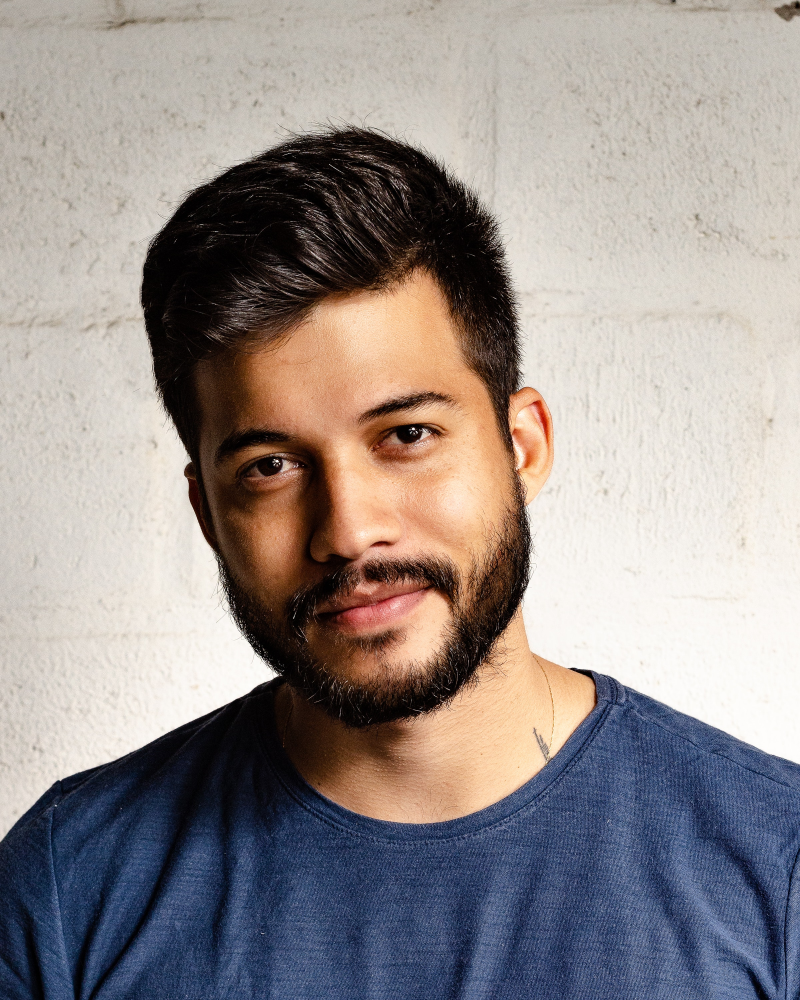
//> input picture img2.jpg, 2400 x 3000 px (shown at 1/3 size)
$ ./s1091433_hw3 img2.jpg   (built with g++ and OpenCV 4)
//> lines starting //> are read from the running program, lines starting //| are printed output that depends on the picture
#include <iostream>
#include <opencv2/imgcodecs.hpp>
#include <opencv2/imgproc.hpp>
#include <opencv2/highgui.hpp>

using namespace cv;
using namespace std;

void fftshift(const Mat& inputImg, Mat& outputImg);
void calcPSD(const Mat& inputImg, Mat& outputImg, int flag = 0);// calculates power spectrum density of an image
Mat showspec(Mat I);
Mat shift(Mat img);

int main(int argc, char**argv)
{
    Mat imgIn = imread(argv[1], IMREAD_GRAYSCALE);
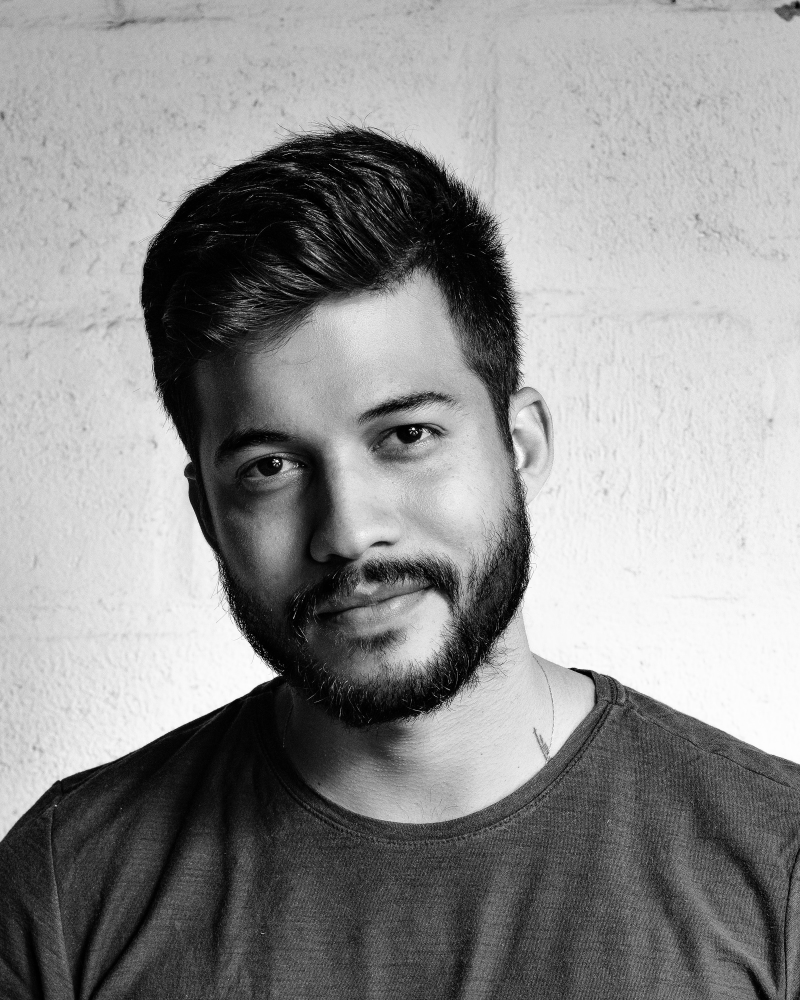
//> imgIn: 3000 rows x 2400 cols, CV_8UC1 (shown at 1/3 size); min 0, max 255, mean 144.1
    if (imgIn.empty())
    {
        cout << "ERROR : Image cannot be loaded..!!" << endl;
        return -1;
    }
    resize(imgIn, imgIn, Size(imgIn.cols / 2, imgIn.rows / 2));
//> imgIn: 1500 rows x 1200 cols, CV_8UC1
    imshow("input", imgIn);
    imgIn.convertTo(imgIn, CV_32F);
//> imgIn: 1500 rows x 1200 cols, CV_32FC1

    Rect roi = Rect(0, 0, imgIn.cols & -2, imgIn.rows & -2);
//> roi = Rect(0, 0, 1200, 1500)
    imgIn = imgIn(roi);

    Mat imgPSD;
    calcPSD(imgIn, imgPSD);
    fftshift(imgPSD, imgPSD);
    normalize(imgPSD, imgPSD, 0, 255, NORM_MINMAX);
    Mat spec = showspec(imgIn);
    imshow("spec", spec);

    waitKey(0);
    return 0;
}

void fftshift(const Mat& inputImg, Mat& outputImg)
{
    outputImg = inputImg.clone();
    int cx = outputImg.cols / 2;
    int cy = outputImg.rows / 2;

    // 做象限對調(1->4, 2->3)
    Mat q0(outputImg, Rect(0, 0, cx, cy));
    Mat q1(outputImg, Rect(cx, 0, cx, cy));
    Mat q2(outputImg, Rect(0, cy, cx, cy));
    Mat q3(outputImg, Rect(cx, cy, cx, cy));
    Mat tmp;
    q0.copyTo(tmp);
    q3.copyTo(q0);
    tmp.copyTo(q3);
    q1.copyTo(tmp);
    q2.copyTo(q1);
    tmp.copyTo(q2);
}

void calcPSD(const Mat& inputImg, Mat& outputImg, int flag)
{
//> called with flag = 0
    // 取 PSD(power spectrum density) 跟相位, 然後做 idft 轉換回來
    Mat planes[2] = { Mat_<float>(inputImg.clone()), Mat::zeros(inputImg.size(), CV_32F) };
//> planes[1]: 1500 rows x 1200 cols, CV_32FC1; every value is 0
    Mat complexI;
    merge(planes, 2, complexI);
    dft(complexI, complexI);
    split(complexI, planes);

    planes[0].at<float>(0) = 0;
//> planes[0]: 1500 rows x 1200 cols, CV_32FC1; min -31081644, max 32471948, mean 23.8
    planes[1].at<float>(0) = 0;

    Mat imgPSD, imgPhase;
    magnitude(planes[0], planes[1], imgPSD);
    phase(planes[0], planes[1], imgPhase);
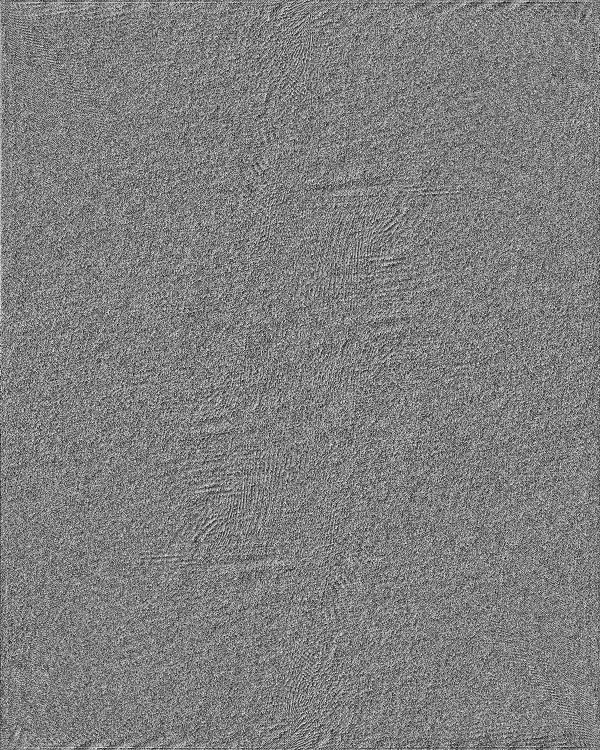
//> imgPhase: 1500 rows x 1200 cols, CV_32FC1 (shown at 1/2 size); min 0, max 6.28, mean 3.14; drawn with min black and max white
    pow(imgPSD, 2, imgPSD);
    outputImg = imgPSD;
    log(imgPhase, imgPhase);
    imshow("phase", imgPhase);
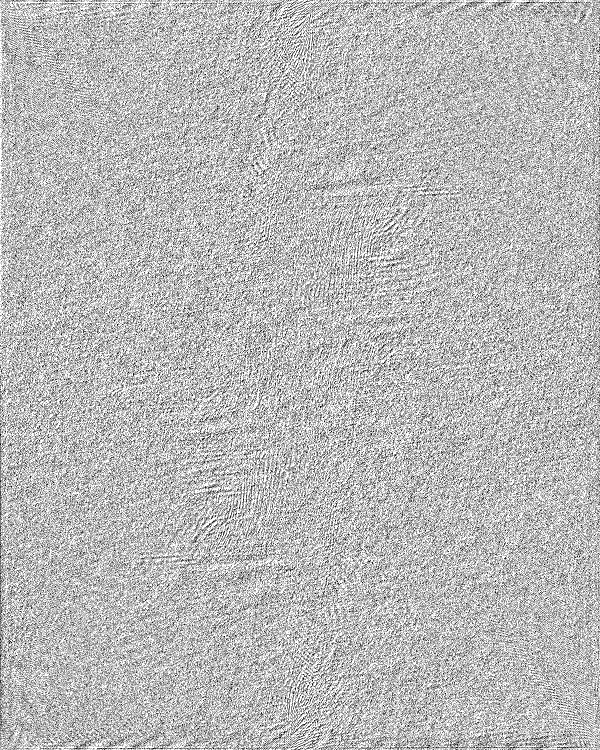
//> window 'phase': 1500 rows x 1200 cols, CV_8UC1 (shown at 1/2 size); min 0, max 255, mean 185.2

    Mat ifft, out;
    Mat planesidft[2] = { Mat_<float>(inputImg.clone()), Mat::zeros(inputImg.size(), CV_32F) };
    planesidft[0].at<float>(0) = 0;
//> planesidft[0]: 1500 rows x 1200 cols, CV_32FC1; min 0, max 255, mean 144.2
    planesidft[1].at<float>(0) = 0;
    idft(complexI, ifft);
    split(ifft, planesidft);
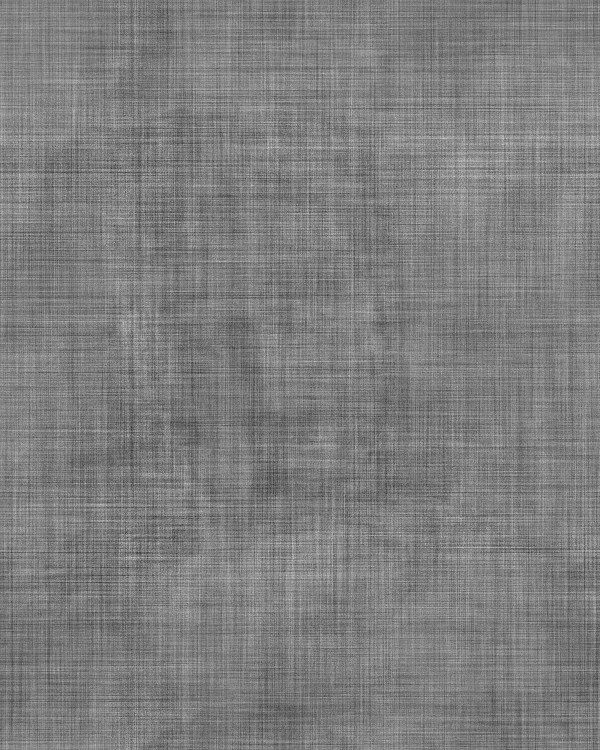
//> planesidft[1]: 1500 rows x 1200 cols, CV_32FC1 (shown at 1/2 size); min -112.2, max 114.2, mean 0; drawn with min black and max white
    out = planesidft[0];
    normalize(out, out, 0, 1, NORM_MINMAX);
    imshow("idft", out);
    if (flag)
    {
        Mat imglogPSD;
        imglogPSD = imgPSD + Scalar::all(1);
        log(imglogPSD, imglogPSD);
        outputImg = imglogPSD;
    }
}
Mat showspec(Mat I) {
    Mat padded;
    // 轉換成易計算的大小
    int m = getOptimalDFTSize(I.rows);
//> m = 1500
    int n = getOptimalDFTSize(I.cols);
//> n = 1200
    // 多出來的補0
    copyMakeBorder(I, padded, 0, m - I.rows, 0, n - I.cols, BORDER_CONSTANT, Scalar::all(0));
    // 把兩個通道合併做dft
    Mat planes[] = { Mat_<float>(padded), Mat::zeros(padded.size(), CV_32F) };
    Mat complexI;
    merge(planes, 2, complexI);
    dft(complexI, complexI);
    // planes[0] = Re(DFT(I), planes[1] = Im(DFT(I))
    split(complexI, planes);
    Mat transform_image_real = planes[0];
    Mat transform_image_imag = planes[1];
    Mat magI;
    // 取幅值大小
    magnitude(planes[0], planes[1], magI);

    // 取對數讓值的範圍小一點
    magI += Scalar::all(1);
    log(magI, magI);
    magI = magI(Rect(0, 0, magI.cols & -2, magI.rows & -2));
    // 做位移然後 normalize 到正常範圍內
    shift(magI);
    normalize(magI, magI, 0, 1, NORM_MINMAX);
    return magI;
}
Mat shift(Mat img) {
    int row = img.rows / 2;
//> row = 750
    int col = img.cols / 2;
//> col = 600

    // 做象限對調(1->4, 2->3)
    Mat q1(img, Rect(0, 0, col, row));
    Mat q2(img, Rect(col, 0, col, row));
    Mat q3(img, Rect(0, row, col, row));
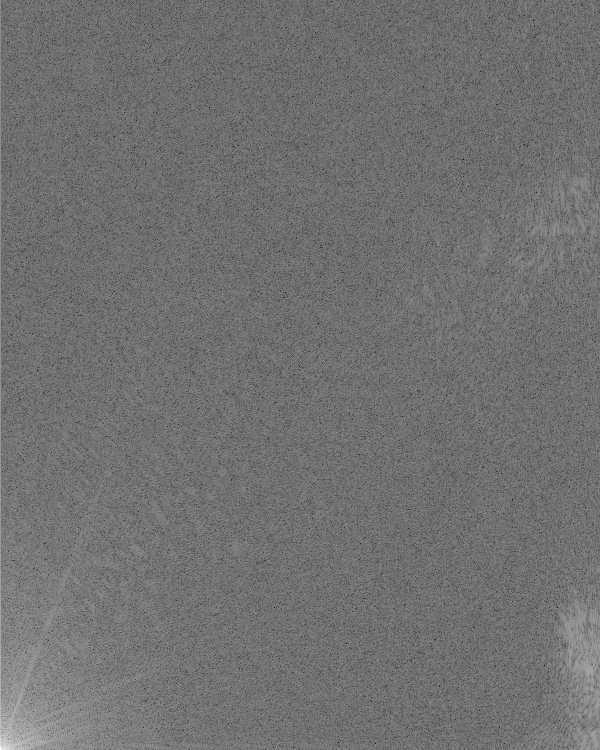
//> q3: 750 rows x 600 cols, CV_32FC1; min 3.44, max 17.41, mean 9.63; drawn with min black and max white
    Mat q4(img, Rect(col, row, col, row));
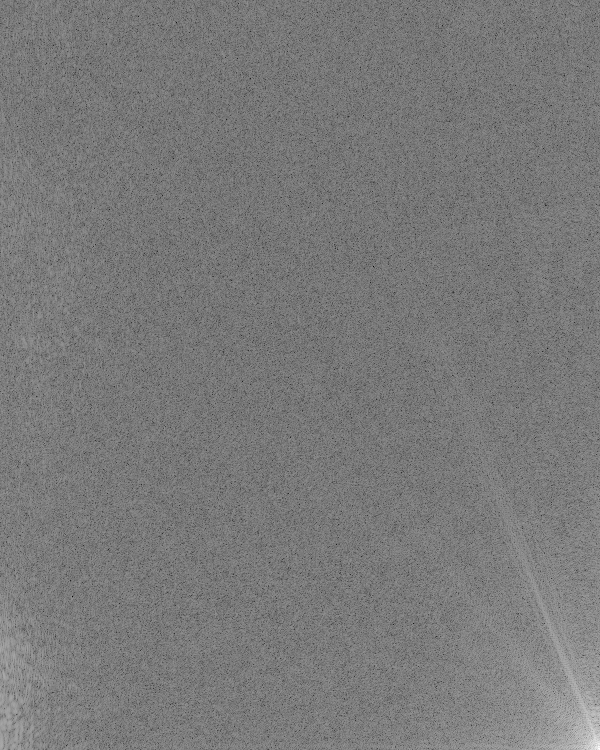
//> q4: 750 rows x 600 cols, CV_32FC1; min 2.91, max 16.73, mean 9.52; drawn with min black and max white
    Mat tmp;
    q1.copyTo(tmp);
    q4.copyTo(q1);
    tmp.copyTo(q4);

    q3.copyTo(tmp);
    q2.copyTo(q3);
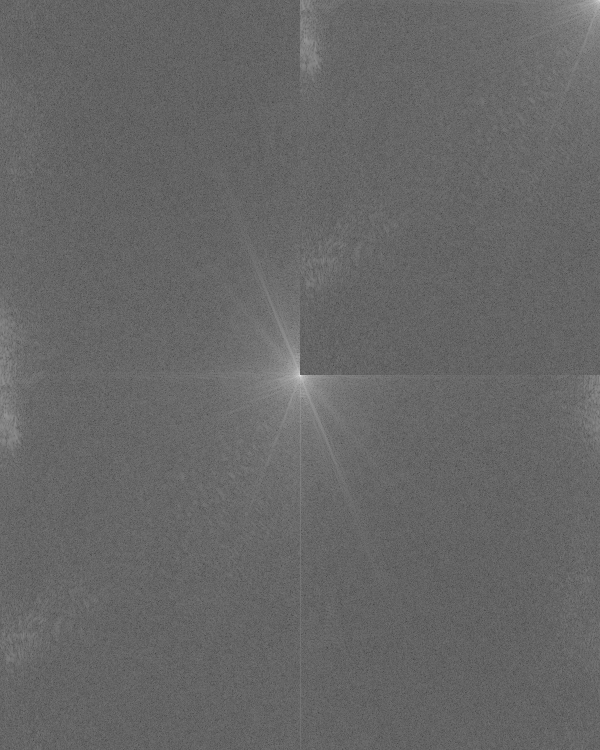
//> img: 1500 rows x 1200 cols, CV_32FC1 (shown at 1/2 size); min 2.91, max 19.37, mean 9.57; drawn with min black and max white
    tmp.copyTo(q2);
    return img;
}

$ run again, on fig.jpg
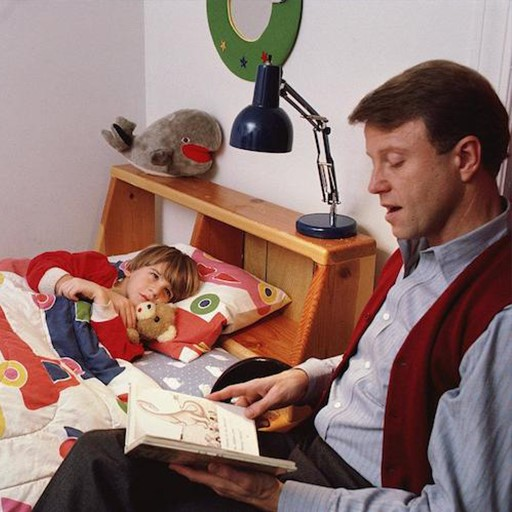
//> input picture fig.jpg, 512 x 512 px
//> in calcPSD, `planes[0].at<float>(0) = 0;`:
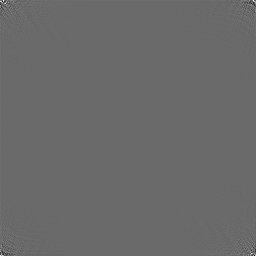
//> planes[0]: 256 rows x 256 cols, CV_32FC1; min -380016.8, max 531410.5, mean 54; drawn with min black and max white
//> in shift, `tmp.copyTo(q2);`:
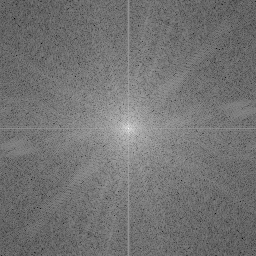
//> img: 256 rows x 256 cols, CV_32FC1; min 1.05, max 15.92, mean 7.79; drawn with min black and max white

$ run again, on image3.png
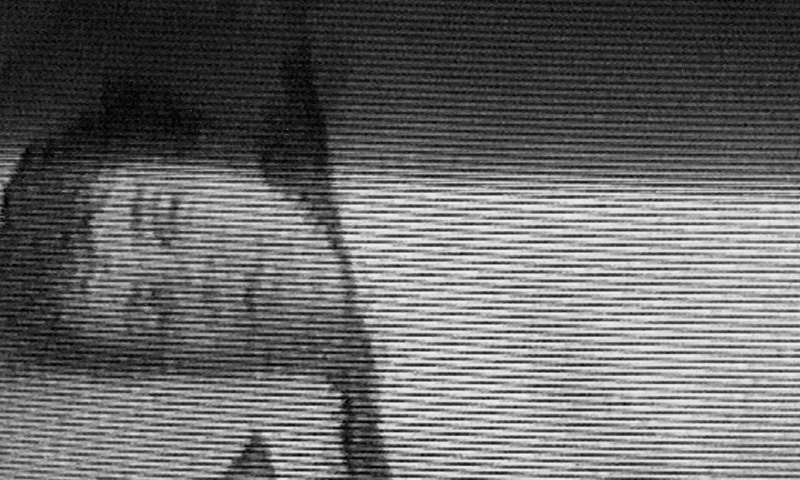
//> input picture image3.png, 1600 x 960 px (shown at 1/2 size)
//> imgIn is the input picture: 960 rows x 1600 cols, CV_8UC1; min 0, max 251, mean 104.6
//> in shift, `Mat q4(img, Rect(col, row, col, row));`:
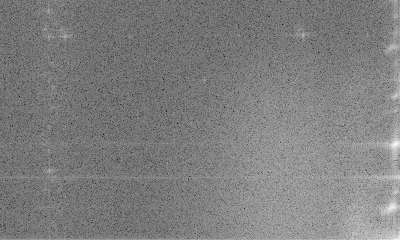
//> q4: 240 rows x 400 cols, CV_32FC1; min 1.68, max 14.29, mean 7.95; drawn with min black and max white
//> in shift, `tmp.copyTo(q2);`:
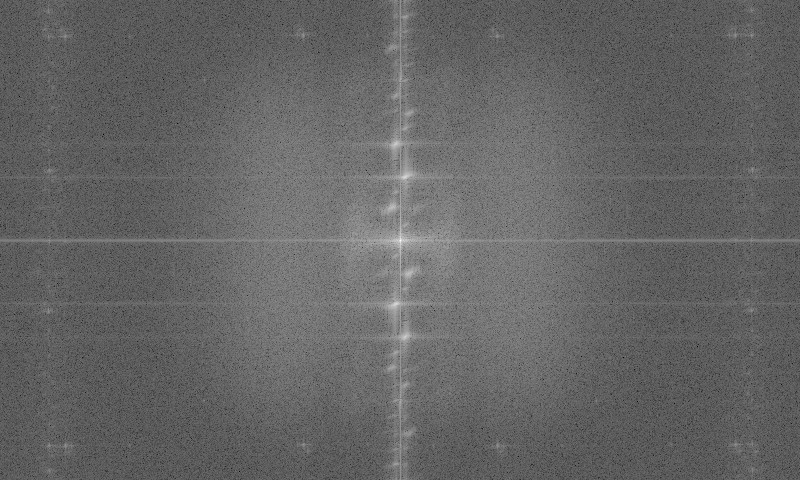
//> img: 480 rows x 800 cols, CV_32FC1; min 1.68, max 17.51, mean 7.96; drawn with min black and max white
